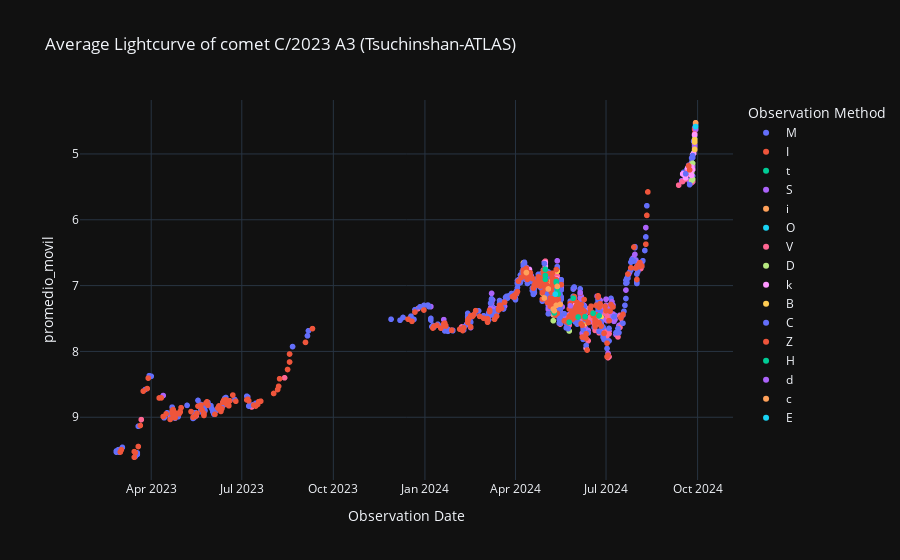

The cell this chart's notebook holds for it:
### Code cell
# Curva de luz Promediada
labels = {'obs_date':'Observation Date','magnitud_reducida':'Max apparent total magnitude reduced', 'obs_method_key' : 'Observation Method'}
fig = px.scatter(curva_de_luz_promediada_df, x='obs_date', y='promedio_movil', color='obs_method_key', template= 'plotly_dark', labels= labels, title= f'Average Lightcurve of comet {nombre_cometa} (Tsuchinshan-ATLAS)')
fig.update_yaxes(autorange="reversed")
fig.show()

### Figure 1 — Plotly figure (JSON) as saved in the notebook; plotly's stock layout.template omitted (floating-point values rounded to 4 significant figures; data arrays with more than 128 entries replaced by an {"elided": "..."} marker saying what was removed)
{"data": [{"hovertemplate": "Observation Method=M<br>Observation Date=%{x}<br>promedio_movil=%{y}<extra></extra>", "legendgroup": "M", "marker": {"color": "#636efa", "symbol": "circle"}, "mode": "markers", "name": "M", "showlegend": true, "type": "scattergl", "x": {"elided": "225 str values"}, "xaxis": "x", "y": {"elided": "225 float values"}, "yaxis": "y"}, {"hovertemplate": "Observation Method=I<br>Observation Date=%{x}<br>promedio_movil=%{y}<extra></extra>", "legendgroup": "I", "marker": {"color": "#EF553B", "symbol": "circle"}, "mode": "markers", "name": "I", "showlegend": true, "type": "scattergl", "x": ["2024-09-30T00:00:00", "2024-09-30T00:00:00", "2024-09-29T00:00:00", "2024-09-29T00:00:00", "2024-09-28T00:00:00", "2024-09-28T00:00:00", "2024-09-28T00:00:00", "2024-09-28T00:00:00", "2024-09-28T00:00:00", "2024-09-25T00:00:00", "2024-09-25T00:00:00", "2024-09-25T00:00:00", "2024-09-23T00:00:00", "2024-09-23T00:00:00", "2024-09-22T00:00:00", "2024-09-21T00:00:00"], "xaxis": "x", "y": [null, null, 4.614, 4.628, 4.629, 4.853, 4.886, 4.908, 4.942, 5.186, 5.151, 5.171, 5.305, 5.29, 5.288, 5.264], "yaxis": "y"}, {"hovertemplate": "Observation Method=t<br>Observation Date=%{x}<br>promedio_movil=%{y}<extra></extra>", "legendgroup": "t", "marker": {"color": "#00cc96", "symbol": "circle"}, "mode": "markers", "name": "t", "showlegend": true, "type": "scattergl", "x": ["2024-09-30T00:00:00"], "xaxis": "x", "y": [null], "yaxis": "y"}, {"hovertemplate": "Observation Method=S<br>Observation Date=%{x}<br>promedio_movil=%{y}<extra></extra>", "legendgroup": "S", "marker": {"color": "#ab63fa", "symbol": "circle"}, "mode": "markers", "name": "S", "showlegend": true, "type": "scattergl", "x": {"elided": "211 str values"}, "xaxis": "x", "y": {"elided": "211 float values"}, "yaxis": "y"}, {"hovertemplate": "Observation Method=i<br>Observation Date=%{x}<br>promedio_movil=%{y}<extra></extra>", "legendgroup": "i", "marker": {"color": "#FFA15A", "symbol": "circle"}, "mode": "markers", "name": "i", "showlegend": true, "type": "scattergl", "x": ["2024-09-29T00:00:00"], "xaxis": "x", "y": [4.526], "yaxis": "y"}, {"hovertemplate": "Observation Method=O<br>Observation Date=%{x}<br>promedio_movil=%{y}<extra></extra>", "legendgroup": "O", "marker": {"color": "#19d3f3", "symbol": "circle"}, "mode": "markers", "name": "O", "showlegend": true, "type": "scattergl", "x": ["2024-09-29T00:00:00"], "xaxis": "x", "y": [4.584], "yaxis": "y"}, {"hovertemplate": "Observation Method=V<br>Observation Date=%{x}<br>promedio_movil=%{y}<extra></extra>", "legendgroup": "V", "marker": {"color": "#FF6692", "symbol": "circle"}, "mode": "markers", "name": "V", "showlegend": true, "type": "scattergl", "x": ["2024-09-28T00:00:00", "2024-09-27T00:00:00", "2024-09-26T00:00:00", "2024-09-26T00:00:00", "2024-09-25T00:00:00", "2024-09-25T00:00:00", "2024-09-25T00:00:00", "2024-09-24T00:00:00", "2024-09-21T00:00:00", "2024-09-19T00:00:00", "2024-09-19T00:00:00", "2024-09-16T00:00:00", "2024-09-12T00:00:00", "2024-08-05T00:00:00", "2024-07-16T00:00:00", "2024-07-15T00:00:00", "2024-07-15T00:00:00", "2024-07-13T00:00:00", "2024-07-04T00:00:00", "2024-07-04T00:00:00", "2024-07-03T00:00:00", "2024-07-02T00:00:00", "2024-07-02T00:00:00", "2024-06-30T00:00:00", "2024-06-30T00:00:00", "2024-06-29T00:00:00", "2024-06-28T00:00:00", "2024-06-26T00:00:00", "2024-06-25T00:00:00", "2024-06-24T00:00:00", "2024-06-24T00:00:00", "2024-06-23T00:00:00", "2024-06-20T00:00:00", "2024-06-19T00:00:00", "2024-06-18T00:00:00", "2024-06-15T00:00:00", "2024-06-13T00:00:00", "2024-06-10T00:00:00", "2024-06-09T00:00:00", "2024-06-07T00:00:00", "2024-06-05T00:00:00", "2024-06-03T00:00:00", "2024-05-31T00:00:00", "2024-05-29T00:00:00", "2024-05-26T00:00:00", "2024-05-25T00:00:00", "2024-05-24T00:00:00", "2024-05-17T00:00:00", "2024-05-16T00:00:00", "2024-05-16T00:00:00", "2024-05-15T00:00:00", "2024-05-14T00:00:00", "2024-05-14T00:00:00", "2024-05-13T00:00:00", "2024-05-12T00:00:00", "2024-05-11T00:00:00", "2024-05-10T00:00:00", "2024-05-10T00:00:00", "2024-05-09T00:00:00", "2024-05-07T00:00:00", "2024-05-06T00:00:00", "2024-05-05T00:00:00", "2024-05-04T00:00:00", "2024-05-03T00:00:00", "2024-05-03T00:00:00", "2024-05-02T00:00:00", "2024-05-01T00:00:00", "2024-04-29T00:00:00", "2024-04-27T00:00:00", "2024-04-21T00:00:00", "2024-04-20T00:00:00", "2024-04-17T00:00:00", "2024-04-16T00:00:00", "2024-04-15T00:00:00", "2024-04-15T00:00:00", "2024-04-14T00:00:00", "2024-04-13T00:00:00", "2024-04-13T00:00:00", "2024-04-09T00:00:00", "2024-02-07T00:00:00", "2023-12-25T00:00:00", "2023-08-13T00:00:00", "2023-07-11T00:00:00", "2023-07-07T00:00:00", "2023-06-13T00:00:00", "2023-05-16T00:00:00", "2023-04-24T00:00:00", "2023-04-20T00:00:00", "2023-03-22T00:00:00"], "xaxis": "x", "y": [4.697, 4.995, 5.417, 5.236, 5.191, 5.437, 5.248, 5.303, 5.245, 5.354, 5.38, 5.418, 5.474, 6.741, 7.494, 7.463, 7.634, 7.779, 7.733, 8.082, 8.095, 7.758, 7.465, 7.401, 7.711, 7.808, 7.74, 7.608, 7.319, 7.717, 7.505, 7.285, 7.681, 7.574, 7.5, 7.481, 7.838, 7.429, 7.61, 7.551, 7.302, 7.401, 7.3, 7.402, 7.292, 7.6, 7.46, 6.923, 7.385, 7.585, 7.094, 7.083, 7.215, 6.857, 6.811, 7.23, 7.226, 7.337, 7.445, 7.002, 7.253, 7.167, 7.251, 6.926, 7.177, 7.218, 6.629, 6.957, 6.862, 6.946, 7.11, 6.887, 6.848, 6.878, 6.778, 6.913, 6.864, 6.9, 6.801, 7.628, 7.351, 8.401, 8.843, 8.694, 8.75, 8.981, 8.975, 9.008, 9.036], "yaxis": "y"}, {"hovertemplate": "Observation Method=D<br>Observation Date=%{x}<br>promedio_movil=%{y}<extra></extra>", "legendgroup": "D", "marker": {"color": "#B6E880", "symbol": "circle"}, "mode": "markers", "name": "D", "showlegend": true, "type": "scattergl", "x": ["2024-09-28T00:00:00", "2024-09-27T00:00:00", "2024-09-26T00:00:00", "2024-09-26T00:00:00", "2024-09-25T00:00:00", "2024-09-25T00:00:00", "2024-09-25T00:00:00", "2024-09-24T00:00:00", "2024-06-24T00:00:00", "2024-06-18T00:00:00", "2024-06-10T00:00:00", "2024-06-03T00:00:00", "2024-05-29T00:00:00", "2024-05-25T00:00:00", "2024-05-14T00:00:00", "2024-05-13T00:00:00", "2024-05-10T00:00:00", "2024-05-09T00:00:00"], "xaxis": "x", "y": [4.775, 4.985, 5.142, 5.384, 5.16, 5.282, 5.404, 5.275, 7.582, 7.418, 7.539, 7.556, 7.28, 7.689, 7.093, 7.352, 7.448, 7.534], "yaxis": "y"}, {"hovertemplate": "Observation Method=k<br>Observation Date=%{x}<br>promedio_movil=%{y}<extra></extra>", "legendgroup": "k", "marker": {"color": "#FF97FF", "symbol": "circle"}, "mode": "markers", "name": "k", "showlegend": true, "type": "scattergl", "x": ["2024-09-28T00:00:00", "2024-09-27T00:00:00", "2024-09-26T00:00:00", "2024-09-26T00:00:00", "2024-09-25T00:00:00", "2024-09-25T00:00:00", "2024-09-25T00:00:00", "2024-09-24T00:00:00", "2024-09-21T00:00:00", "2024-09-19T00:00:00", "2024-09-19T00:00:00", "2024-09-16T00:00:00", "2024-06-26T00:00:00", "2024-06-11T00:00:00", "2024-06-10T00:00:00", "2024-05-31T00:00:00", "2024-05-13T00:00:00", "2024-05-13T00:00:00", "2024-05-13T00:00:00", "2024-05-12T00:00:00", "2024-05-12T00:00:00", "2024-05-12T00:00:00", "2024-05-12T00:00:00", "2024-05-07T00:00:00", "2024-05-03T00:00:00", "2024-05-02T00:00:00", "2024-05-01T00:00:00", "2024-05-01T00:00:00", "2024-04-28T00:00:00", "2024-04-15T00:00:00"], "xaxis": "x", "y": [4.708, 4.994, 5.011, 5.238, 5.2, 5.326, 5.237, 5.261, 5.214, 5.363, 5.315, 5.304, 7.544, 7.95, 7.341, 7.29, 7.442, 6.923, 6.901, 7.01, 7.019, 7.004, 7.002, 6.928, 7.058, 7.105, 6.707, 6.651, 7.072, 6.758], "yaxis": "y"}, {"hovertemplate": "Observation Method=B<br>Observation Date=%{x}<br>promedio_movil=%{y}<extra></extra>", "legendgroup": "B", "marker": {"color": "#FECB52", "symbol": "circle"}, "mode": "markers", "name": "B", "showlegend": true, "type": "scattergl", "x": ["2024-09-28T00:00:00", "2024-09-28T00:00:00", "2024-09-28T00:00:00", "2024-06-26T00:00:00", "2024-06-10T00:00:00", "2024-06-01T00:00:00", "2024-05-29T00:00:00", "2024-05-29T00:00:00", "2024-05-13T00:00:00", "2024-05-11T00:00:00", "2024-05-07T00:00:00", "2024-05-06T00:00:00", "2024-05-04T00:00:00", "2024-05-03T00:00:00", "2024-05-01T00:00:00", "2024-04-30T00:00:00", "2024-04-30T00:00:00", "2024-04-29T00:00:00", "2024-04-29T00:00:00", "2024-04-28T00:00:00", "2024-04-09T00:00:00", "2024-04-08T00:00:00"], "xaxis": "x", "y": [4.786, 4.931, 4.82, 7.476, 7.57, 7.354, 7.437, 7.38, 6.779, 7.174, 6.915, 7.241, 6.872, 6.939, 6.751, 6.836, 6.828, 6.912, 6.901, 7.115, 6.652, 6.784], "yaxis": "y"}, {"hovertemplate": "Observation Method=C<br>Observation Date=%{x}<br>promedio_movil=%{y}<extra></extra>", "legendgroup": "C", "marker": {"color": "#636efa", "symbol": "circle"}, "mode": "markers", "name": "C", "showlegend": true, "type": "scattergl", "x": {"elided": "345 str values"}, "xaxis": "x", "y": {"elided": "345 float values"}, "yaxis": "y"}, {"hovertemplate": "Observation Method=Z<br>Observation Date=%{x}<br>promedio_movil=%{y}<extra></extra>", "legendgroup": "Z", "marker": {"color": "#EF553B", "symbol": "circle"}, "mode": "markers", "name": "Z", "showlegend": true, "type": "scattergl", "x": {"elided": "294 str values"}, "xaxis": "x", "y": {"elided": "294 float values"}, "yaxis": "y"}, {"hovertemplate": "Observation Method=H<br>Observation Date=%{x}<br>promedio_movil=%{y}<extra></extra>", "legendgroup": "H", "marker": {"color": "#00cc96", "symbol": "circle"}, "mode": "markers", "name": "H", "showlegend": true, "type": "scattergl", "x": ["2024-06-24T00:00:00", "2024-06-18T00:00:00", "2024-06-10T00:00:00", "2024-06-03T00:00:00", "2024-05-29T00:00:00", "2024-05-25T00:00:00", "2024-05-14T00:00:00", "2024-05-13T00:00:00", "2024-05-13T00:00:00", "2024-05-12T00:00:00", "2024-05-12T00:00:00", "2024-05-10T00:00:00", "2024-05-09T00:00:00", "2024-05-01T00:00:00", "2024-05-01T00:00:00", "2024-05-01T00:00:00", "2024-05-01T00:00:00"], "xaxis": "x", "y": [7.46, 7.42, 7.472, 7.477, 7.191, 7.556, 7.129, 7.116, 7.047, 6.951, 6.939, 7.415, 7.378, 6.904, 6.847, 6.753, 6.751], "yaxis": "y"}, {"hovertemplate": "Observation Method=d<br>Observation Date=%{x}<br>promedio_movil=%{y}<extra></extra>", "legendgroup": "d", "marker": {"color": "#ab63fa", "symbol": "circle"}, "mode": "markers", "name": "d", "showlegend": true, "type": "scattergl", "x": ["2024-06-05T00:00:00", "2024-05-26T00:00:00"], "xaxis": "x", "y": [7.106, 7.307], "yaxis": "y"}, {"hovertemplate": "Observation Method=c<br>Observation Date=%{x}<br>promedio_movil=%{y}<extra></extra>", "legendgroup": "c", "marker": {"color": "#FFA15A", "symbol": "circle"}, "mode": "markers", "name": "c", "showlegend": true, "type": "scattergl", "x": ["2024-05-16T00:00:00", "2024-05-13T00:00:00", "2024-05-12T00:00:00", "2024-05-10T00:00:00", "2024-05-09T00:00:00", "2024-05-04T00:00:00", "2024-04-30T00:00:00", "2024-04-12T00:00:00"], "xaxis": "x", "y": [7.285, 7.012, 7.299, 7.381, 7.356, 7.051, 7.188, 6.802], "yaxis": "y"}, {"hovertemplate": "Observation Method=E<br>Observation Date=%{x}<br>promedio_movil=%{y}<extra></extra>", "legendgroup": "E", "marker": {"color": "#19d3f3", "symbol": "circle"}, "mode": "markers", "name": "E", "showlegend": true, "type": "scattergl", "x": ["2024-05-11T00:00:00"], "xaxis": "x", "y": [7.13], "yaxis": "y"}], "layout": {"legend": {"title": {"text": "Observation Method"}, "tracegroupgap": 0}, "title": {"text": "Average Lightcurve of comet C/2023 A3 (Tsuchinshan-ATLAS)"}, "xaxis": {"anchor": "y", "domain": [0, 1], "title": {"text": "Observation Date"}}, "yaxis": {"anchor": "x", "autorange": "reversed", "domain": [0, 1], "title": {"text": "promedio_movil"}}}}
